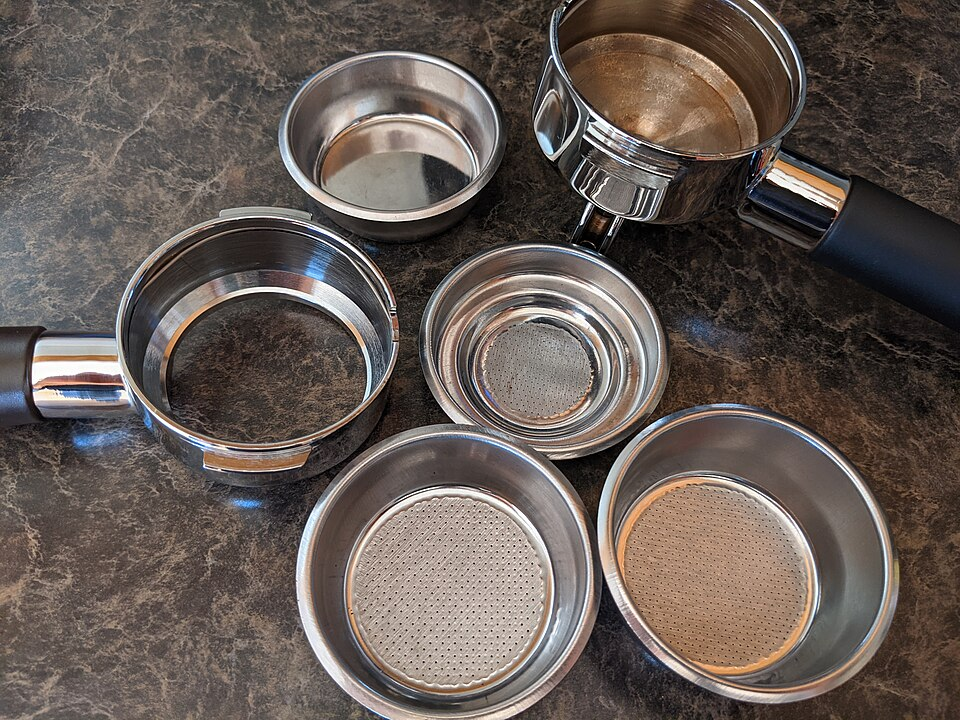
#> input picture references/object-examples/refs/portafilter.jpg, 960 x 720 px
$ python -i imagefetch.py   (imports and definitions only)
#> lines starting #> are read from the running program, lines starting #| are printed output that depends on the picture
"""The DOCUMENTARY image tier — fetch REAL, license-clean images from Wikimedia Commons.

Distinct from `imagegen.py` (AI broll: generic, no facts, atmosphere only): these are REAL
photographs / maps / diagrams that depict the ACTUAL named subject, with license + attribution
captured, so they can be used as FAITHFUL evidence (a real rail map, a real crowded station, a real
cityscape). The design-director picks this treatment per beat for CONCRETE topics where seeing the
real thing lands the point harder than abstract atmosphere.

Source: Wikimedia Commons (huge, real, CC / Public-Domain, attributable, no API key). We accept only
free/attributable licenses and record the attribution alongside each file, so the deck stays faithful
AND license-clean. Optional `duotone()` maps an image to the deck's ink→paper palette so a real photo
blends with a styled deck ("treated to match").
"""
import os, re, sys, json, time, socket, hashlib, http.client, email.utils
import urllib.error, urllib.request, urllib.parse

_API = "https://commons.wikimedia.org/w/api.php"
# a descriptive UA is required by the Wikimedia API etiquette
# THE WIDTH ASKED FOR. Commons serves only standard widths (..., 960, 1280, 1920, 3840) and rounds a request up: at
# 1600 a 4861 px Golden Gate original arrived as 1920 x 1200 — the frame's own width, no room for any push (a 1.2x
# push magnifies it past the 1.08 the resolution gate allows). At 3840 it arrives 3840 x 2400 (2026-11-25); a smaller
# original arrives whole, never enlarged.
DEFAULT_WIDTH = 3840
_UA = "topic-to-video-skill/1.0 (github.com/addsumtech/topic-to-video; documentary image tier)"
# licenses we accept: public-domain or FREE/attributable Creative-Commons. Reject non-free / fair-use
# AND the non-free CC variants: NonCommercial (-nc) and NoDerivatives (-nd) — a deck reuses + often
# DUOTONE-treats (derives) the image commercially-ish, so BY-NC / BY-ND are not safe. _BAD is checked
# FIRST (wins), so "cc by-nc-sa 4.0" matches "-nc" and is rejected even though it contains "cc by".
_OK_LICENSE = ("public domain", "pdm", "cc0", "cc by", "cc-by", "no restrictions", "attribution")
# "-nc"/"-nd" are safe hyphenated substrings — they occur only in the NC/ND CC variants, never in a free
# short-name (CC0 / CC BY / CC BY-SA / Public domain). A leading-space form would risk matching words.
_BAD_LICENSE = ("non-free", "fair use", "fair-use", "copyright", "all rights",
                "noncommercial", "non-commercial", "-nc", "noderiv", "-nd")


# A FAILED REQUEST IS NOT AN EMPTY RESULT. Commons rate-limits a burst of searches with HTTP 429, and
# `fetch()` used to swallow that (and every 5xx, timeout and dropped connection) and return None, which its
# callers read as "nothing license-clean exists" — so a documentary beat was degraded to atmosphere because
# the network was busy for a few seconds. A transient failure is now retried with backoff, honouring the
# server's Retry-After; one that persists raises FetchError, which says what failed and that it is not a
# search result. None keeps exactly one meaning: Commons answered and nothing usable was in the answer.
_RETRIES = 3                  # after the first try — four attempts in all
_BACKOFF_S = 1.5              # the first wait; it doubles on each retry (1.5, 3, 6 seconds)
_RETRY_AFTER_CAP_S = 30.0     # a server's Retry-After is honoured up to this many seconds per wait
_TRANSIENT_HTTP = (429, 500, 502, 503, 504)
_sleep = time.sleep           # a module attribute so a test can record the waits instead of sleeping them


class FetchError(RuntimeError):
    """A Commons request that failed — rate-limited, a server error, the network — rather than answered.

    `kind` is 'rate-limit', 'server', 'network' or 'error'. It is never a finding about the images that
    exist: the message says so, and says to run it again."""

    def __init__(self, message, kind="error"):
        super().__init__(message)
        self.kind = kind


# [69 lines left out: functions _transient, _kind, _describe, _wait_for, _failure, _get, not called in this run]


def _strip_html(s):
    import html as _html
    return re.sub(r"\s+", " ", _html.unescape(re.sub(r"<[^>]+>", "", s or ""))).strip()


# [33 lines left out: functions _artist, _em, _real_size, not called in this run]


# ── relevance: does the file's own record name the subject? ────────────────────────────────────────────────
# A Commons text search matches the WHOLE file page, so a candidate can rank for a query while depicting something
# else. Measured (2026-10-30 validation): "lever escapement" returned 'Britannica Pianoforte Erard Double Escapement
# Action' — a piano — whose title says "escapement" and whose description prose says "...pressing the hinged lever
# upwards". Two defects stacked: search() walked the answer in PAGE-ID order (the API's `pages` is a dict keyed by
# id; the rank is the separate `index`), so the oldest upload went first and Commons' own 8th-ranked hit became
# ours 1st; and nothing asked whether the picture's record names the subject at all.
#
# The rule. Every KEY TERM of the query must be ATTESTED by the file's record. The title, object name and categories
# are statements about the picture, and a term found there is attested. The description is prose that mentions
# other things ("a hinged lever"), so it attests only when it contains the WHOLE required phrase, in order — then it
# names the subject. A candidate missing a term is rejected and the rejection says which term and where it looked.
# Words that name a FORMAT rather than a subject ("diagram", "photo", "close-up", "map") are not required — the subject
# is — but a candidate whose record carries them ranks first, since the author asked for that kind of picture.
# This judges words, not pixels: an ambiguous term ("jaguar") passes for every sense it has, so name the sense in the
# query ("jaguar cat") — and when nothing attests every term, fetch() returns None and says so rather than handing
# back the nearest wrong picture.
_STOPWORDS = frozenset(
    "a an the of in on at for with and or to from by as is its his her their this that these those "
    "de la le les des du un une et en der die das den dem und von vom zu im am ein eine el los las y del "
    "il lo gli di da e".split())
_FORMAT_WORDS = frozenset(
    "diagram diagrams photo photos photograph photographs photography picture pictures image images "
    "illustration illustrations drawing drawings sketch close closeup up detail details view views schematic "
    "scheme svg png jpg jpeg macro shot map maps chart charts infographic".split())
_CJK = r"぀-ヿ㐀-䶿一-鿿가-힯豈-﫿"
_TOKEN = re.compile(r"[%s]+|[^\W_]+" % _CJK)


# [5 lines left out: function _fold, not called in this run]


def _is_cjk(tok):
    return bool(re.match(r"[%s]" % _CJK, tok))


# [90 lines left out: functions key_terms, _same_word, _attested, _phrase_in, _record_fields, relevance and 1 more, not called in this run]


def _http_json(params, timeout=30, api=None):
    url = (api or _API) + "?" + urllib.parse.urlencode(params)
    return json.loads(_get(url, timeout, "the Commons API request"))


# [87 lines left out: functions resolve_concept, search, not called in this run]


_NASA = "https://images-api.nasa.gov/search"


# [180 lines left out: functions search_nasa, _third_party_credit, _nasa_asset, _download, _pixel_width, ranked and 2 more, not called in this run]


def duotone(in_path, out_path, shadow=(22, 20, 18), highlight=(245, 242, 234), mid=None):
    """Map an image to a two-tone ramp (shadows→`shadow`, highlights→`highlight`) so a real photo/map
    blends with a styled deck — the 'treated to match' look. Defaults map to a dark-ink→warm-paper
    ramp (cartographic/editorial). Pass a `mid` accent tone for a tri-tone warm map. Needs PIL."""
#> called with out_path = 'out.png', shadow = (22, 20, 18), highlight = (245, 242, 234)
    from PIL import Image
    g = Image.open(in_path).convert("L")
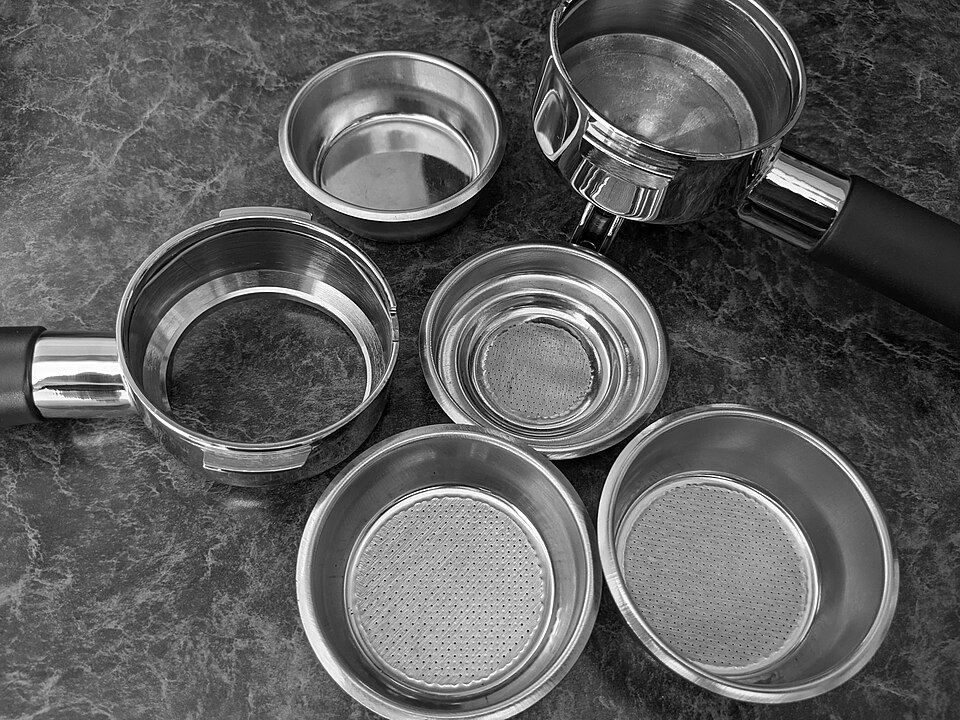
#> g: PIL image 960x720 L; min 0, max 255, mean 92.4

    def ramp(ch):
        if mid is None:
            return [round(shadow[ch] + (highlight[ch] - shadow[ch]) * (i / 255)) for i in range(256)]
        # shadow -> mid (0..0.5) -> highlight (0.5..1) for a warmer, less flat map
        out = []
        for i in range(256):
            t = i / 255
            if t < 0.5:
                v = shadow[ch] + (mid[ch] - shadow[ch]) * (t / 0.5)
            else:
                v = mid[ch] + (highlight[ch] - mid[ch]) * ((t - 0.5) / 0.5)
            out.append(round(v))
        return out

    img = Image.merge("RGB", [g.point(ramp(ch)) for ch in range(3)])
    img.save(out_path)
    return out_path


def _hex_rgb(h):
    h = h.lstrip("#")
    return tuple(int(h[i:i + 2], 16) for i in (0, 2, 4))


# [26 lines left out: function candidate_sheet, not called in this run]


# ── a film's pictures on record ───────────────────────────────────────────────────────────────────────────────
# Every picture a film page names must say where it came from: its own sidecar (written by fetch()), or an entry in
# <film_dir>/images_ok.json — {"<file>": {"from": "<a file with a sidecar>"}} for a crop or treatment of a sourced
# picture (its credit carries over), {"own": "<why>"} for a picture the film made (a render, a computed image),
# {"generated": "<why>"} for generated atmosphere (never a real subject). The user's material (input/) and the film's
# own renders (clips/, work/, design/) need nothing.
# WHY: the MRI film showed a chest X-ray, knee and spine scans and a brain slice cropped from licensed originals in
# design/refs/; the crops in img/ carried no record, so the film's credits could not be written and nothing could say
# whether each picture was free to use (2026-11-20).
_OWN_DIRS = ("input/", "clips/", "work/", "design/")
_PIC_EXT = (".png", ".jpg", ".jpeg", ".webp", ".gif", ".tif", ".tiff")
_PIC_REF = re.compile(r"""['"`]([A-Za-z0-9_./-]+\.(?:png|jpe?g|webp|gif|tiff?))['"`]""", re.I)
# a folder of sourced pictures the code builds names in ('geo/years/' + y + '.png'): every picture in it counts (the
# Shenzhen film showed six Landsat years this way and its credits named one). Only a folder holding at least one
# picture's record: a film's own rendered frame sequences (media/<shot>/0001.jpg ...) are not sourced pictures.
_DIR_REF = re.compile(r"""['"`]([A-Za-z0-9_.-][A-Za-z0-9_./-]*/)['"`]""")


# [81 lines left out: functions _page_sources, film_pictures, provenance, not called in this run]


def _declared(film_dir):
    p = os.path.join(film_dir, "images_ok.json")
    return json.load(open(p, encoding="utf-8")) if os.path.isfile(p) else {}


# [90 lines left out: functions check_film, credit_lines, main, not called in this run]


# [2 lines not run here, left out]

>>> result = duotone('../references/object-examples/refs/portafilter.jpg', 'out.png')
